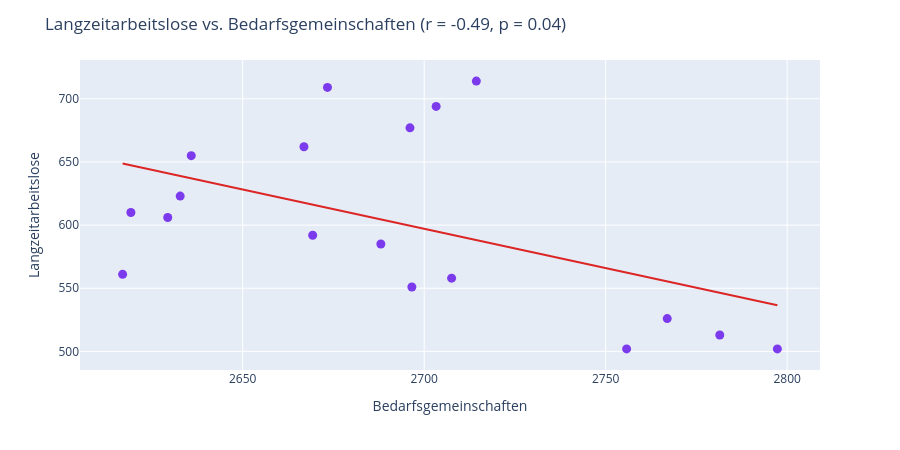

The code cell stored with this chart in its notebook:
### Markdown cell above
**Auffälligster Wert:** Bedarfsgemeinschaften und Personen in BG korrelieren mit r ≈ 0,95 sehr stark positiv — plausibel, da die Personenzahl direkt aus der Zahl der Bedarfsgemeinschaften hervorgeht. Interessanter ist der ursprünglich vermutete Zusammenhang zwischen Langzeitarbeitslosen und Bedarfsgemeinschaften: er wird im folgenden Streudiagramm genauer geprüft.

### Code cell
r, p = stats.pearsonr(kennzahlen["Langzeitarbeitslose"], kennzahlen["Bedarfsgemeinschaften"])

fig = px.scatter(
    kennzahlen, x="Bedarfsgemeinschaften", y="Langzeitarbeitslose",
    trendline="ols", trendline_color_override="#dc2626",
)
fig.update_traces(marker=dict(size=9, color="#7c3aed"), selector=dict(mode="markers"))
fig.update_layout(
    title=f"Langzeitarbeitslose vs. Bedarfsgemeinschaften (r = {r:.2f}, p = {p:.2f})",
    xaxis_title="Bedarfsgemeinschaften", yaxis_title="Langzeitarbeitslose",
    height=450,
)
fig

### Figure 1 — Plotly figure (JSON) as saved in the notebook; plotly's stock layout.template omitted (floating-point values rounded to 4 significant figures)
{"data": [{"hovertemplate": "Bedarfsgemeinschaften=%{x}<br>Langzeitarbeitslose=%{y}<extra></extra>", "legendgroup": "", "marker": {"color": "#7c3aed", "size": 9, "symbol": "circle"}, "mode": "markers", "name": "", "orientation": "v", "showlegend": false, "type": "scatter", "x": [2797.0, 2756.0, 2781.0, 2767.0, 2708.0, 2697.0, 2617.0, 2688.0, 2669.0, 2629.0, 2633.0, 2619.0, 2636.0, 2667.0, 2696.0, 2703.0, 2714.0, 2673.0], "xaxis": "x", "y": [502.0, 502.0, 513.0, 526.0, 558.0, 551.0, 561.0, 585.0, 592.0, 606.0, 623.0, 610.0, 655.0, 662.0, 677.0, 694.0, 714.0, 709.0], "yaxis": "y"}, {"hovertemplate": "<b>OLS trendline</b><br>Langzeitarbeitslose = -0.622515 * Bedarfsgemeinschaften + 2277.86<br>R<sup>2</sup>=0.239448<br><br>Bedarfsgemeinschaften=%{x}<br>Langzeitarbeitslose=%{y} <b>(trend)</b><extra></extra>", "legendgroup": "", "line": {"color": "#dc2626"}, "marker": {"color": "#636efa", "symbol": "circle"}, "mode": "lines", "name": "", "showlegend": false, "type": "scatter", "x": [2617.0, 2619.0, 2629.0, 2633.0, 2636.0, 2667.0, 2669.0, 2673.0, 2688.0, 2696.0, 2697.0, 2703.0, 2708.0, 2714.0, 2756.0, 2767.0, 2781.0, 2797.0], "xaxis": "x", "y": [648.8, 647.4, 641.1, 638.9, 637.0, 617.7, 616.2, 613.7, 604.5, 599.5, 599.2, 595.0, 592.4, 588.1, 562.4, 555.4, 546.4, 536.5], "yaxis": "y"}], "layout": {"height": 450, "legend": {"tracegroupgap": 0}, "margin": {"t": 60}, "title": {"text": "Langzeitarbeitslose vs. Bedarfsgemeinschaften (r = -0.49, p = 0.04)"}, "xaxis": {"anchor": "y", "domain": [0.0, 1.0], "title": {"text": "Bedarfsgemeinschaften"}}, "yaxis": {"anchor": "x", "domain": [0.0, 1.0], "title": {"text": "Langzeitarbeitslose"}}}}
